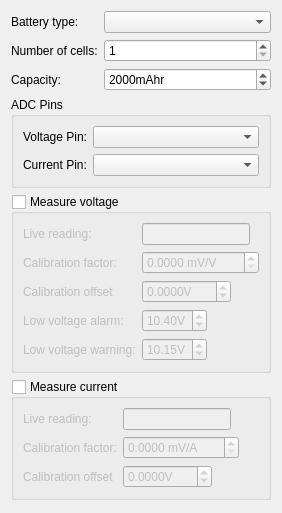
     <widget class="QWidget" name="tabBattery">
      <attribute name="title">
       <string>Battery</string>
      </attribute>
      <layout class="QVBoxLayout" name="verticalLayout_7">
       <item>
        <layout class="QFormLayout" name="formLayout_6">
         <item row="0" column="0">
          <widget class="QLabel" name="label_5">
           <property name="text">
            <string>Battery type:</string>
           </property>
          </widget>
         </item>
         <item row="0" column="1">
          <widget class="QComboBox" name="cb_batteryType"/>
         </item>
         <item row="1" column="0">
          <widget class="QLabel" name="label_6">
           <property name="sizePolicy">
            <sizepolicy hsizetype="Minimum" vsizetype="Preferred">
             <horstretch>0</horstretch>
             <verstretch>0</verstretch>
            </sizepolicy>
           </property>
           <property name="text">
            <string>Number of cells:</string>
           </property>
          </widget>
         </item>
         <item row="1" column="1">
          <widget class="QSpinBox" name="sb_numBatteryCells">
           <property name="minimum">
            <number>1</number>
           </property>
          </widget>
         </item>
         <item row="2" column="0">
          <widget class="QLabel" name="label_2">
           <property name="text">
            <string>Capacity:</string>
           </property>
          </widget>
         </item>
         <item row="2" column="1">
          <widget class="QSpinBox" name="sb_batteryCapacity">
           <property name="suffix">
            <string>mAhr</string>
           </property>
           <property name="minimum">
            <number>1</number>
           </property>
           <property name="maximum">
            <number>1000000</number>
           </property>
           <property name="singleStep">
            <number>100</number>
           </property>
           <property name="value">
            <number>2000</number>
           </property>
          </widget>
         </item>
        </layout>
       </item>
       <item>
        <widget class="QGroupBox" name="groupBox_2">
         <property name="title">
          <string>ADC Pins</string>
         </property>
         <layout class="QFormLayout" name="formLayout_9">
          <item row="0" column="0">
           <widget class="QLabel" name="label_23">
            <property name="text">
             <string>Voltage Pin:</string>
            </property>
           </widget>
          </item>
          <item row="1" column="0">
           <widget class="QLabel" name="label_24">
            <property name="text">
             <string>Current Pin:</string>
            </property>
           </widget>
          </item>
          <item row="0" column="1">
           <widget class="QComboBox" name="cbVoltagePin"/>
          </item>
          <item row="1" column="1">
           <widget class="QComboBox" name="cbCurrentPin"/>
          </item>
         </layout>
        </widget>
       </item>
       <item>
        <widget class="QGroupBox" name="gb_measureVoltage">
         <property name="title">
          <string>Measure voltage</string>
         </property>
         <property name="checkable">
          <bool>true</bool>
         </property>
         <property name="checked">
          <bool>false</bool>
         </property>
         <layout class="QFormLayout" name="formLayout">
          <property name="fieldGrowthPolicy">
           <enum>QFormLayout::FieldsStayAtSizeHint</enum>
          </property>
          <item row="0" column="0">
           <widget class="QLabel" name="label_14">
            <property name="text">
             <string>Live reading:</string>
            </property>
           </widget>
          </item>
          <item row="0" column="1">
           <widget class="QLineEdit" name="le_liveVoltageReading">
            <property name="readOnly">
             <bool>true</bool>
            </property>
           </widget>
          </item>
          <item row="1" column="0">
           <widget class="QLabel" name="label_13">
            <property name="text">
             <string>Calibration factor:</string>
            </property>
           </widget>
          </item>
          <item row="1" column="1">
           <widget class="QDoubleSpinBox" name="sb_voltageFactor">
            <property name="suffix">
             <string> mV/V</string>
            </property>
            <property name="decimals">
             <number>4</number>
            </property>
            <property name="maximum">
             <double>1000.000000000000000</double>
            </property>
            <property name="singleStep">
             <double>0.000010000000000</double>
            </property>
           </widget>
          </item>
          <item row="3" column="0">
           <widget class="QLabel" name="label_11">
            <property name="text">
             <string>Low voltage alarm:</string>
            </property>
           </widget>
          </item>
          <item row="3" column="1">
           <widget class="QDoubleSpinBox" name="sb_lowVoltageAlarm">
            <property name="suffix">
             <string>V</string>
            </property>
            <property name="singleStep">
             <double>0.100000000000000</double>
            </property>
            <property name="value">
             <double>10.400000000000000</double>
            </property>
           </widget>
          </item>
          <item row="4" column="0">
           <widget class="QLabel" name="label_12">
            <property name="text">
             <string>Low voltage warning:</string>
            </property>
           </widget>
          </item>
          <item row="4" column="1">
           <widget class="QDoubleSpinBox" name="sb_lowVoltageWarning">
            <property name="suffix">
             <string>V</string>
            </property>
            <property name="singleStep">
             <double>0.100000000000000</double>
            </property>
            <property name="value">
             <double>10.150000000000000</double>
            </property>
           </widget>
          </item>
          <item row="2" column="0">
           <widget class="QLabel" name="label_21">
            <property name="text">
             <string>Calibration offset</string>
            </property>
           </widget>
          </item>
          <item row="2" column="1">
           <widget class="QDoubleSpinBox" name="sb_voltageOffSet">
            <property name="suffix">
             <string>V</string>
            </property>
            <property name="decimals">
             <number>4</number>
            </property>
            <property name="minimum">
             <double>-100.000000000000000</double>
            </property>
            <property name="maximum">
             <double>100.000000000000000</double>
            </property>
            <property name="singleStep">
             <double>0.100000000000000</double>
            </property>
           </widget>
          </item>
         </layout>
        </widget>
       </item>
       <item>
        <widget class="QGroupBox" name="gb_measureCurrent">
         <property name="title">
          <string>Measure current</string>
         </property>
         <property name="checkable">
          <bool>true</bool>
         </property>
         <property name="checked">
          <bool>false</bool>
         </property>
         <layout class="QFormLayout" name="formLayout_2">
          <property name="fieldGrowthPolicy">
           <enum>QFormLayout::FieldsStayAtSizeHint</enum>
          </property>
          <item row="0" column="0">
           <widget class="QLabel" name="label_9">
            <property name="text">
             <string>Live reading:</string>
            </property>
           </widget>
          </item>
          <item row="1" column="0">
           <widget class="QLabel" name="label_8">
            <property name="text">
             <string>Calibration factor:</string>
            </property>
           </widget>
          </item>
          <item row="1" column="1">
           <widget class="QDoubleSpinBox" name="sb_currentFactor">
            <property name="suffix">
             <string> mV/A</string>
            </property>
            <property name="decimals">
             <number>4</number>
            </property>
            <property name="maximum">
             <double>1000.000000000000000</double>
            </property>
            <property name="singleStep">
             <double>0.000010000000000</double>
            </property>
           </widget>
          </item>
          <item row="0" column="1">
           <widget class="QLineEdit" name="le_liveCurrentReading">
            <property name="readOnly">
             <bool>true</bool>
            </property>
           </widget>
          </item>
          <item row="2" column="0">
           <widget class="QLabel" name="label_22">
            <property name="text">
             <string>Calibration offset</string>
            </property>
           </widget>
          </item>
          <item row="2" column="1">
           <widget class="QDoubleSpinBox" name="sb_currentOffSet">
            <property name="suffix">
             <string>V</string>
            </property>
            <property name="decimals">
             <number>4</number>
            </property>
            <property name="minimum">
             <double>-100.000000000000000</double>
            </property>
            <property name="singleStep">
             <double>0.100000000000000</double>
            </property>
           </widget>
          </item>
         </layout>
        </widget>
       </item>
       <item>
        <spacer name="verticalSpacer_6">
         <property name="orientation">
          <enum>Qt::Vertical</enum>
         </property>
         <property name="sizeHint" stdset="0">
          <size>
           <width>20</width>
           <height>2</height>
          </size>
         </property>
        </spacer>
       </item>
      </layout>
     </widget>
